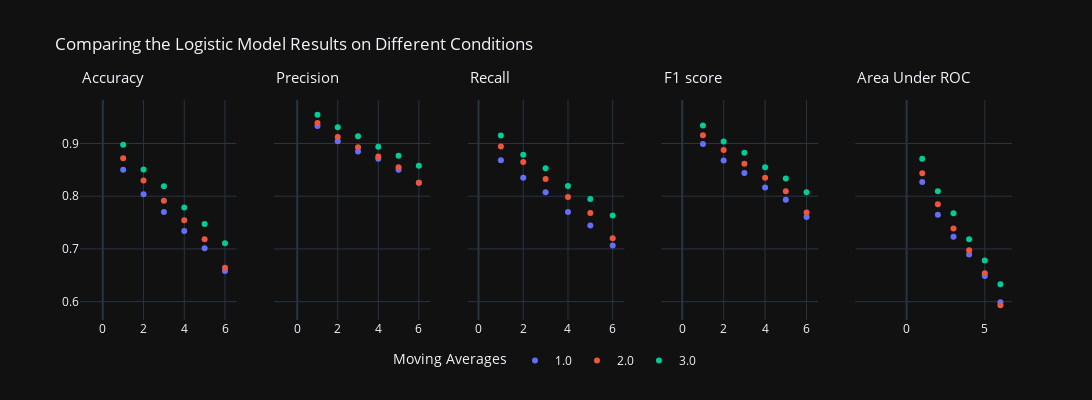
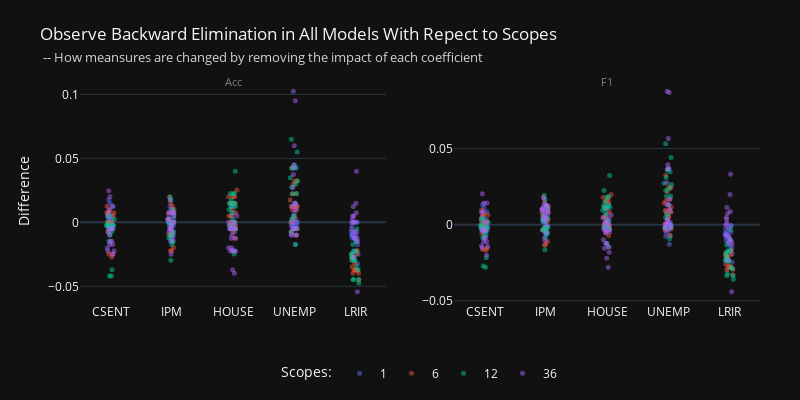
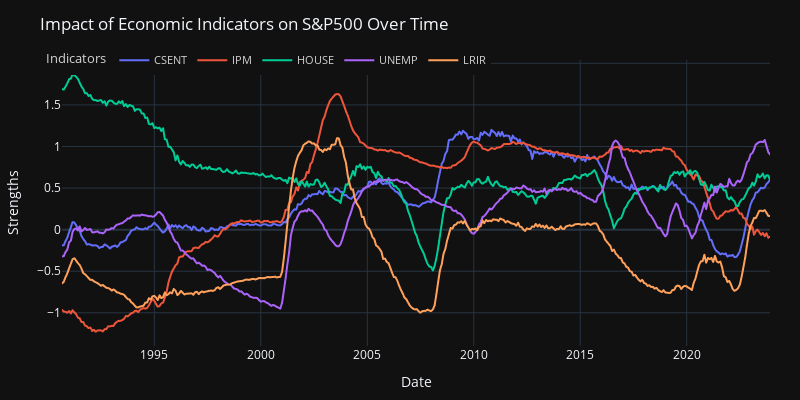

Notebook source saved alongside these figures, in order:
### Markdown cell above
### Logistic Regression

### Code cell
# comparing model performance & backward elimination test
fig2_1, fig2_2, fig2_3 = PA.model_learning([1, 6, 12, 36], model='LogR', alpha_=0.1)

horizon_plots(fig2_1, 'Logistic Model', shared_yaxes=True).show()
fig2_2.show()
fig2_3.show()

### Figure 1 — Plotly figure (JSON) as saved in the notebook; plotly's stock layout.template omitted (floating-point values rounded to 4 significant figures)
{"data": [{"hovertemplate": "MA=1.0<br>FP=%{x}<br>ACC=%{y}<extra></extra>", "legendgroup": "1.0", "marker": {"color": "#636efa", "symbol": "circle"}, "mode": "markers", "name": "1.0", "orientation": "v", "showlegend": true, "type": "scatter", "x": [1, 2, 3, 4, 5, 6], "xaxis": "x", "y": [0.85, 0.8038, 0.7699, 0.7338, 0.7014, 0.6581], "yaxis": "y"}, {"hovertemplate": "MA=2.0<br>FP=%{x}<br>ACC=%{y}<extra></extra>", "legendgroup": "2.0", "marker": {"color": "#EF553B", "symbol": "circle"}, "mode": "markers", "name": "2.0", "orientation": "v", "showlegend": true, "type": "scatter", "x": [1, 2, 3, 4, 5, 6], "xaxis": "x", "y": [0.8722, 0.8298, 0.7916, 0.7544, 0.7182, 0.6644], "yaxis": "y"}, {"hovertemplate": "MA=3.0<br>FP=%{x}<br>ACC=%{y}<extra></extra>", "legendgroup": "3.0", "marker": {"color": "#00cc96", "symbol": "circle"}, "mode": "markers", "name": "3.0", "orientation": "v", "showlegend": true, "type": "scatter", "x": [1, 2, 3, 4, 5, 6], "xaxis": "x", "y": [0.8975, 0.8509, 0.8189, 0.7786, 0.7475, 0.7106], "yaxis": "y"}, {"hovertemplate": "MA=1.0<br>FP=%{x}<br>PRE=%{y}<extra></extra>", "legendgroup": "1.0", "marker": {"color": "#636efa", "symbol": "circle"}, "mode": "markers", "name": "1.0", "orientation": "v", "showlegend": false, "type": "scatter", "x": [1, 2, 3, 4, 5, 6], "xaxis": "x2", "y": [0.9333, 0.9042, 0.8848, 0.871, 0.8504, 0.8254], "yaxis": "y2"}, {"hovertemplate": "MA=2.0<br>FP=%{x}<br>PRE=%{y}<extra></extra>", "legendgroup": "2.0", "marker": {"color": "#EF553B", "symbol": "circle"}, "mode": "markers", "name": "2.0", "orientation": "v", "showlegend": false, "type": "scatter", "x": [1, 2, 3, 4, 5, 6], "xaxis": "x2", "y": [0.9387, 0.9125, 0.893, 0.8754, 0.8551, 0.8257], "yaxis": "y2"}, {"hovertemplate": "MA=3.0<br>FP=%{x}<br>PRE=%{y}<extra></extra>", "legendgroup": "3.0", "marker": {"color": "#00cc96", "symbol": "circle"}, "mode": "markers", "name": "3.0", "orientation": "v", "showlegend": false, "type": "scatter", "x": [1, 2, 3, 4, 5, 6], "xaxis": "x2", "y": [0.9545, 0.9306, 0.9138, 0.894, 0.8769, 0.8576], "yaxis": "y2"}, {"hovertemplate": "MA=1.0<br>FP=%{x}<br>REC=%{y}<extra></extra>", "legendgroup": "1.0", "marker": {"color": "#636efa", "symbol": "circle"}, "mode": "markers", "name": "1.0", "orientation": "v", "showlegend": false, "type": "scatter", "x": [1, 2, 3, 4, 5, 6], "xaxis": "x3", "y": [0.8683, 0.8352, 0.8075, 0.77, 0.7444, 0.7065], "yaxis": "y3"}, {"hovertemplate": "MA=2.0<br>FP=%{x}<br>REC=%{y}<extra></extra>", "legendgroup": "2.0", "marker": {"color": "#EF553B", "symbol": "circle"}, "mode": "markers", "name": "2.0", "orientation": "v", "showlegend": false, "type": "scatter", "x": [1, 2, 3, 4, 5, 6], "xaxis": "x3", "y": [0.8943, 0.8647, 0.8325, 0.7986, 0.7684, 0.7204], "yaxis": "y3"}, {"hovertemplate": "MA=3.0<br>FP=%{x}<br>REC=%{y}<extra></extra>", "legendgroup": "3.0", "marker": {"color": "#00cc96", "symbol": "circle"}, "mode": "markers", "name": "3.0", "orientation": "v", "showlegend": false, "type": "scatter", "x": [1, 2, 3, 4, 5, 6], "xaxis": "x3", "y": [0.9151, 0.8785, 0.8533, 0.8193, 0.7945, 0.7633], "yaxis": "y3"}, {"hovertemplate": "MA=1.0<br>FP=%{x}<br>F1=%{y}<extra></extra>", "legendgroup": "1.0", "marker": {"color": "#636efa", "symbol": "circle"}, "mode": "markers", "name": "1.0", "orientation": "v", "showlegend": false, "type": "scatter", "x": [1, 2, 3, 4, 5, 6], "xaxis": "x4", "y": [0.899, 0.8678, 0.8438, 0.8167, 0.7933, 0.7605], "yaxis": "y4"}, {"hovertemplate": "MA=2.0<br>FP=%{x}<br>F1=%{y}<extra></extra>", "legendgroup": "2.0", "marker": {"color": "#EF553B", "symbol": "circle"}, "mode": "markers", "name": "2.0", "orientation": "v", "showlegend": false, "type": "scatter", "x": [1, 2, 3, 4, 5, 6], "xaxis": "x4", "y": [0.9157, 0.8878, 0.8615, 0.835, 0.8093, 0.7691], "yaxis": "y4"}, {"hovertemplate": "MA=3.0<br>FP=%{x}<br>F1=%{y}<extra></extra>", "legendgroup": "3.0", "marker": {"color": "#00cc96", "symbol": "circle"}, "mode": "markers", "name": "3.0", "orientation": "v", "showlegend": false, "type": "scatter", "x": [1, 2, 3, 4, 5, 6], "xaxis": "x4", "y": [0.9343, 0.9036, 0.8823, 0.8548, 0.8336, 0.8076], "yaxis": "y4"}, {"hovertemplate": "MA=1.0<br>FP=%{x}<br>AUC=%{y}<extra></extra>", "legendgroup": "1.0", "marker": {"color": "#636efa", "symbol": "circle"}, "mode": "markers", "name": "1.0", "orientation": "v", "showlegend": false, "type": "scatter", "x": [1, 2, 3, 4, 5, 6], "xaxis": "x5", "y": [0.8272, 0.7648, 0.7232, 0.6892, 0.6486, 0.5991], "yaxis": "y5"}, {"hovertemplate": "MA=2.0<br>FP=%{x}<br>AUC=%{y}<extra></extra>", "legendgroup": "2.0", "marker": {"color": "#EF553B", "symbol": "circle"}, "mode": "markers", "name": "2.0", "orientation": "v", "showlegend": false, "type": "scatter", "x": [1, 2, 3, 4, 5, 6], "xaxis": "x5", "y": [0.8435, 0.7846, 0.7387, 0.6976, 0.6541, 0.5931], "yaxis": "y5"}, {"hovertemplate": "MA=3.0<br>FP=%{x}<br>AUC=%{y}<extra></extra>", "legendgroup": "3.0", "marker": {"color": "#00cc96", "symbol": "circle"}, "mode": "markers", "name": "3.0", "orientation": "v", "showlegend": false, "type": "scatter", "x": [1, 2, 3, 4, 5, 6], "xaxis": "x5", "y": [0.8711, 0.8096, 0.7677, 0.7183, 0.6781, 0.6332], "yaxis": "y5"}], "layout": {"annotations": [{"font": {"size": 15}, "showarrow": false, "text": "Accuracy", "x": 0.5, "xanchor": "center", "xref": "x", "y": 1.05, "yanchor": "bottom", "yref": "paper"}, {"font": {"size": 15}, "showarrow": false, "text": "Precision", "x": 0.5, "xanchor": "center", "xref": "x2", "y": 1.05, "yanchor": "bottom", "yref": "paper"}, {"font": {"size": 15}, "showarrow": false, "text": "Recall", "x": 0.5, "xanchor": "center", "xref": "x3", "y": 1.05, "yanchor": "bottom", "yref": "paper"}, {"font": {"size": 15}, "showarrow": false, "text": "F1 score", "x": 0.5, "xanchor": "center", "xref": "x4", "y": 1.05, "yanchor": "bottom", "yref": "paper"}, {"font": {"size": 15}, "showarrow": false, "text": "Area Under ROC", "x": 0.5, "xanchor": "center", "xref": "x5", "y": 1.05, "yanchor": "bottom", "yref": "paper"}], "height": 400, "legend": {"orientation": "h", "title": {"text": "Moving Averages"}, "x": 0.5, "xanchor": "center", "y": -0.25, "yanchor": "bottom"}, "title": {"text": "Comparing the Logistic Model Results on Different Conditions"}, "width": 1550, "xaxis": {"anchor": "y", "domain": [0, 0.168]}, "xaxis2": {"anchor": "y2", "domain": [0.208, 0.376]}, "xaxis3": {"anchor": "y3", "domain": [0.416, 0.584]}, "xaxis4": {"anchor": "y4", "domain": [0.624, 0.792]}, "xaxis5": {"anchor": "y5", "domain": [0.832, 1]}, "yaxis": {"anchor": "x", "domain": [0, 1]}, "yaxis2": {"anchor": "x2", "domain": [0, 1], "matches": "y", "showticklabels": false}, "yaxis3": {"anchor": "x3", "domain": [0, 1], "matches": "y", "showticklabels": false}, "yaxis4": {"anchor": "x4", "domain": [0, 1], "matches": "y", "showticklabels": false}, "yaxis5": {"anchor": "x5", "domain": [0, 1], "matches": "y", "showticklabels": false}}}

### Figure 2 — Plotly figure (JSON) as saved in the notebook; plotly's stock layout.template omitted (floating-point values rounded to 4 significant figures)
{"data": [{"alignmentgroup": "True", "boxpoints": "all", "fillcolor": "rgba(255,255,255,0)", "hoveron": "points", "hovertemplate": "sc=1<br>theta=%{x}<br>diff=%{y}<extra></extra>", "legendgroup": "1", "line": {"color": "rgba(255,255,255,0)"}, "marker": {"color": "#636efa", "opacity": 0.5, "size": 5}, "name": "1", "offsetgroup": "1", "orientation": "v", "pointpos": 0, "showlegend": true, "type": "box", "x": ["CSENT", "IPM", "HOUSE", "UNEMP", "LRIR", "CSENT", "IPM", "HOUSE", "UNEMP", "LRIR", "CSENT", "IPM", "HOUSE", "UNEMP", "LRIR", "CSENT", "IPM", "HOUSE", "UNEMP", "LRIR", "CSENT", "IPM", "HOUSE", "UNEMP", "LRIR", "CSENT", "IPM", "HOUSE", "UNEMP", "LRIR", "CSENT", "IPM", "HOUSE", "UNEMP", "LRIR", "CSENT", "IPM", "HOUSE", "UNEMP", "LRIR", "CSENT", "IPM", "HOUSE", "UNEMP", "LRIR", "CSENT", "IPM", "HOUSE", "UNEMP", "LRIR", "CSENT", "IPM", "HOUSE", "UNEMP", "LRIR", "CSENT", "IPM", "HOUSE", "UNEMP", "LRIR", "CSENT", "IPM", "HOUSE", "UNEMP", "LRIR", "CSENT", "IPM", "HOUSE", "UNEMP", "LRIR", "CSENT", "IPM", "HOUSE", "UNEMP", "LRIR", "CSENT", "IPM", "HOUSE", "UNEMP", "LRIR", "CSENT", "IPM", "HOUSE", "UNEMP", "LRIR", "CSENT", "IPM", "HOUSE", "UNEMP", "LRIR"], "x0": " ", "xaxis": "x", "y": [0.004938, -0.007407, -0.004938, -0.002469, -0.007407, 0, -0.007426, -0.00495, -0.009901, -0.007426, -0.004963, -0.004963, -0.002481, 0.004963, 0, 0.007463, 0, 0.007463, -0.002488, -0.03234, 0, 0, -0.004988, 0.01247, -0.01247, 0.015, 0.0125, 0.0125, 0.0025, -0.0175, 0.002469, -0.004938, -0.004938, 0, -0.009877, -0.002475, -0.009901, -0.00495, -0.002475, -0.009901, -0.002481, -0.009926, -0.004963, 0.007444, 0, 0.01244, 0.007463, 0, -0.01741, -0.02488, -0.002494, 0.002494, -0.007481, -0.002494, -0.01247, 0.0175, 0.01, 0.015, 0.0125, -0.015, -0.002469, -0.002469, -0.002469, -0.007407, -0.01235, 0.002475, -0.01485, -0.002475, 0, -0.007426, 0, -0.007444, 0, 0.002481, -0.002481, 0.002488, 0.004975, 0.004975, -0.004975, -0.00995, -0.004988, -0.002494, -0.002494, -0.009975, -0.02244, 0.0075, 0.01, 0.0125, 0, -0.0275], "y0": " ", "yaxis": "y"}, {"alignmentgroup": "True", "boxpoints": "all", "fillcolor": "rgba(255,255,255,0)", "hoveron": "points", "hovertemplate": "sc=1<br>theta=%{x}<br>diff=%{y}<extra></extra>", "legendgroup": "1", "line": {"color": "rgba(255,255,255,0)"}, "marker": {"color": "#636efa", "opacity": 0.5, "size": 5}, "name": "1", "offsetgroup": "1", "orientation": "v", "pointpos": 0, "showlegend": false, "type": "box", "x": ["CSENT", "IPM", "HOUSE", "UNEMP", "LRIR", "CSENT", "IPM", "HOUSE", "UNEMP", "LRIR", "CSENT", "IPM", "HOUSE", "UNEMP", "LRIR", "CSENT", "IPM", "HOUSE", "UNEMP", "LRIR", "CSENT", "IPM", "HOUSE", "UNEMP", "LRIR", "CSENT", "IPM", "HOUSE", "UNEMP", "LRIR", "CSENT", "IPM", "HOUSE", "UNEMP", "LRIR", "CSENT", "IPM", "HOUSE", "UNEMP", "LRIR", "CSENT", "IPM", "HOUSE", "UNEMP", "LRIR", "CSENT", "IPM", "HOUSE", "UNEMP", "LRIR", "CSENT", "IPM", "HOUSE", "UNEMP", "LRIR", "CSENT", "IPM", "HOUSE", "UNEMP", "LRIR", "CSENT", "IPM", "HOUSE", "UNEMP", "LRIR", "CSENT", "IPM", "HOUSE", "UNEMP", "LRIR", "CSENT", "IPM", "HOUSE", "UNEMP", "LRIR", "CSENT", "IPM", "HOUSE", "UNEMP", "LRIR", "CSENT", "IPM", "HOUSE", "UNEMP", "LRIR", "CSENT", "IPM", "HOUSE", "UNEMP", "LRIR"], "x0": " ", "xaxis": "x2", "y": [0.003358, -0.004708, -0.00338, -0.001687, -0.005078, 0, -0.004122, -0.003231, -0.007061, -0.005287, -0.003597, -0.001895, -0.001457, 0.002928, -0.0006706, 0.005558, 0.002109, 0.006772, -0.003185, -0.02473, -0.0004794, 0.001886, -0.001404, 0.008558, -0.01064, 0.01124, 0.0127, 0.01044, 0.0001424, -0.01544, 0.001645, -0.003044, -0.003306, 0, -0.006633, -0.001708, -0.005715, -0.002981, -0.001708, -0.006864, -0.001767, -0.005205, -0.002619, 0.005267, -0.0005989, 0.008681, 0.006849, 0.001859, -0.01289, -0.01895, -0.001883, 0.004073, -0.003333, -0.002345, -0.01046, 0.01309, 0.01112, 0.01332, 0.008655, -0.01386, -0.001608, -0.001387, -0.001608, -0.00484, -0.008092, 0.001653, -0.008764, -0.001472, 0.0001807, -0.00499, 0, -0.003543, 0.0002538, 0.001704, -0.002498, 0.001433, 0.004995, 0.004398, -0.003841, -0.00808, -0.004004, 0.0008331, -0.0002821, -0.007651, -0.01732, 0.004665, 0.01005, 0.011, -0.0004752, -0.0226], "y0": " ", "yaxis": "y2"}, {"alignmentgroup": "True", "boxpoints": "all", "fillcolor": "rgba(255,255,255,0)", "hoveron": "points", "hovertemplate": "sc=6<br>theta=%{x}<br>diff=%{y}<extra></extra>", "legendgroup": "6", "line": {"color": "rgba(255,255,255,0)"}, "marker": {"color": "#EF553B", "opacity": 0.5, "size": 5}, "name": "6", "offsetgroup": "6", "orientation": "v", "pointpos": 0, "showlegend": true, "type": "box", "x": ["CSENT", "IPM", "HOUSE", "UNEMP", "LRIR", "CSENT", "IPM", "HOUSE", "UNEMP", "LRIR", "CSENT", "IPM", "HOUSE", "UNEMP", "LRIR", "CSENT", "IPM", "HOUSE", "UNEMP", "LRIR", "CSENT", "IPM", "HOUSE", "UNEMP", "LRIR", "CSENT", "IPM", "HOUSE", "UNEMP", "LRIR", "CSENT", "IPM", "HOUSE", "UNEMP", "LRIR", "CSENT", "IPM", "HOUSE", "UNEMP", "LRIR", "CSENT", "IPM", "HOUSE", "UNEMP", "LRIR", "CSENT", "IPM", "HOUSE", "UNEMP", "LRIR", "CSENT", "IPM", "HOUSE", "UNEMP", "LRIR", "CSENT", "IPM", "HOUSE", "UNEMP", "LRIR", "CSENT", "IPM", "HOUSE", "UNEMP", "LRIR", "CSENT", "IPM", "HOUSE", "UNEMP", "LRIR", "CSENT", "IPM", "HOUSE", "UNEMP", "LRIR", "CSENT", "IPM", "HOUSE", "UNEMP", "LRIR", "CSENT", "IPM", "HOUSE", "UNEMP", "LRIR", "CSENT", "IPM", "HOUSE", "UNEMP", "LRIR"], "x0": " ", "xaxis": "x", "y": [-0.02469, -0.02222, -0.004938, -0.004938, -0.0321, 0.009901, -0.009901, 0.00495, 0.002475, -0.02475, -0.002481, 0.01985, 0.004963, 0.009926, -0.03474, 0.007463, 0, 0, 0.01244, -0.02736, 0.01247, -0.007481, 0.01995, 0.009975, -0.03741, 0.0075, 0.01, 0.015, -0.01, -0.045, -0.02469, -0.02222, -0.01235, -0.007407, -0.02963, -0.007426, -0.009901, -0.002475, 0.00495, -0.02475, 0.007444, 0.01241, 0.01489, 0.02978, -0.02233, 0.004975, -0.004975, 0.007463, 0.03234, -0.0398, -0.004988, 0, 0.01995, 0.01247, -0.02743, 0, 0.0075, 0.015, 0.0175, -0.0275, -0.02716, -0.01975, -0.007407, 0, -0.03704, -0.00495, -0.009901, 0, 0.01238, -0.02228, -0.004963, 0.002481, -0.002481, 0.02233, -0.03722, 0, 0.01493, 0.0199, 0.02239, -0.0398, 0, 0.002494, 0.009975, 0.03242, -0.03741, -0.005, 0.0075, 0.025, 0.0425, -0.0275], "y0": " ", "yaxis": "y"}, {"alignmentgroup": "True", "boxpoints": "all", "fillcolor": "rgba(255,255,255,0)", "hoveron": "points", "hovertemplate": "sc=6<br>theta=%{x}<br>diff=%{y}<extra></extra>", "legendgroup": "6", "line": {"color": "rgba(255,255,255,0)"}, "marker": {"color": "#EF553B", "opacity": 0.5, "size": 5}, "name": "6", "offsetgroup": "6", "orientation": "v", "pointpos": 0, "showlegend": false, "type": "box", "x": ["CSENT", "IPM", "HOUSE", "UNEMP", "LRIR", "CSENT", "IPM", "HOUSE", "UNEMP", "LRIR", "CSENT", "IPM", "HOUSE", "UNEMP", "LRIR", "CSENT", "IPM", "HOUSE", "UNEMP", "LRIR", "CSENT", "IPM", "HOUSE", "UNEMP", "LRIR", "CSENT", "IPM", "HOUSE", "UNEMP", "LRIR", "CSENT", "IPM", "HOUSE", "UNEMP", "LRIR", "CSENT", "IPM", "HOUSE", "UNEMP", "LRIR", "CSENT", "IPM", "HOUSE", "UNEMP", "LRIR", "CSENT", "IPM", "HOUSE", "UNEMP", "LRIR", "CSENT", "IPM", "HOUSE", "UNEMP", "LRIR", "CSENT", "IPM", "HOUSE", "UNEMP", "LRIR", "CSENT", "IPM", "HOUSE", "UNEMP", "LRIR", "CSENT", "IPM", "HOUSE", "UNEMP", "LRIR", "CSENT", "IPM", "HOUSE", "UNEMP", "LRIR", "CSENT", "IPM", "HOUSE", "UNEMP", "LRIR", "CSENT", "IPM", "HOUSE", "UNEMP", "LRIR", "CSENT", "IPM", "HOUSE", "UNEMP", "LRIR"], "x0": " ", "xaxis": "x2", "y": [-0.01634, -0.01358, -0.002411, -0.002695, -0.02355, 0.006983, -0.003461, 0.005504, 0.003699, -0.0197, -0.003272, 0.01798, 0.005055, 0.007081, -0.02706, 0.005902, 0.002749, 0.002207, 0.009804, -0.02088, 0.009569, -0.002041, 0.01749, 0.008186, -0.02851, 0.006285, 0.01122, 0.01461, -0.006908, -0.03283, -0.01554, -0.01279, -0.007198, -0.003566, -0.02158, -0.005712, -0.004107, -0.0001548, 0.005086, -0.01928, 0.00305, 0.01258, 0.01136, 0.02175, -0.01737, 0.002304, 0.002326, 0.008216, 0.02453, -0.02977, -0.003373, 0.004239, 0.01797, 0.01163, -0.02097, 0.0007149, 0.01022, 0.01487, 0.01425, -0.02068, -0.01668, -0.01114, -0.004607, 0.0007957, -0.02603, -0.003447, -0.003564, 0.001568, 0.009459, -0.01698, -0.002869, 0.005051, -0.0001711, 0.01584, -0.0274, -0.0008835, 0.01483, 0.0161, 0.01675, -0.02922, 0.0005248, 0.007421, 0.01052, 0.02432, -0.02812, -0.00394, 0.008184, 0.01985, 0.03247, -0.02062], "y0": " ", "yaxis": "y2"}, {"alignmentgroup": "True", "boxpoints": "all", "fillcolor": "rgba(255,255,255,0)", "hoveron": "points", "hovertemplate": "sc=12<br>theta=%{x}<br>diff=%{y}<extra></extra>", "legendgroup": "12", "line": {"color": "rgba(255,255,255,0)"}, "marker": {"color": "#00cc96", "opacity": 0.5, "size": 5}, "name": "12", "offsetgroup": "12", "orientation": "v", "pointpos": 0, "showlegend": true, "type": "box", "x": ["CSENT", "IPM", "HOUSE", "UNEMP", "LRIR", "CSENT", "IPM", "HOUSE", "UNEMP", "LRIR", "CSENT", "IPM", "HOUSE", "UNEMP", "LRIR", "CSENT", "IPM", "HOUSE", "UNEMP", "LRIR", "CSENT", "IPM", "HOUSE", "UNEMP", "LRIR", "CSENT", "IPM", "HOUSE", "UNEMP", "LRIR", "CSENT", "IPM", "HOUSE", "UNEMP", "LRIR", "CSENT", "IPM", "HOUSE", "UNEMP", "LRIR", "CSENT", "IPM", "HOUSE", "UNEMP", "LRIR", "CSENT", "IPM", "HOUSE", "UNEMP", "LRIR", "CSENT", "IPM", "HOUSE", "UNEMP", "LRIR", "CSENT", "IPM", "HOUSE", "UNEMP", "LRIR", "CSENT", "IPM", "HOUSE", "UNEMP", "LRIR", "CSENT", "IPM", "HOUSE", "UNEMP", "LRIR", "CSENT", "IPM", "HOUSE", "UNEMP", "LRIR", "CSENT", "IPM", "HOUSE", "UNEMP", "LRIR", "CSENT", "IPM", "HOUSE", "UNEMP", "LRIR", "CSENT", "IPM", "HOUSE", "UNEMP", "LRIR"], "x0": " ", "xaxis": "x", "y": [-0.04198, 0, 0.002469, -0.007407, -0.03704, -0.007426, -0.007426, -0.002475, 0.00495, -0.03465, 0.002481, 0.01985, 0.01489, 0.02233, -0.0273, 0.004975, 0.002488, 0.01244, 0.04229, -0.02239, -0.002494, -0.01496, 0.009975, 0.02244, -0.04738, -0.005, -0.0025, 0.0225, 0.0275, -0.025, -0.04198, -0.02963, -0.02469, -0.004938, -0.04444, -0.009901, -0.009901, -0.00495, 0.01485, -0.0297, -0.004963, 0.009926, 0.01241, 0.03226, -0.02481, -0.002488, -0.00995, 0.01741, 0.04478, -0.02736, -0.004988, -0.01247, 0.01496, 0.04239, -0.02244, -0.0025, -0.015, 0.04, 0.065, -0.005, -0.03704, -0.01728, -0.02222, -0.01728, -0.04444, -0.01485, -0.01238, 0.007426, 0.002475, -0.0297, 0.004963, 0.01737, 0, 0.02978, -0.02978, -0.002488, 0.004975, 0.02239, 0.03483, -0.01741, -0.002494, 0, 0.01496, 0.04239, -0.04489, 0, -0.0025, 0.0225, 0.055, -0.015], "y0": " ", "yaxis": "y"}, {"alignmentgroup": "True", "boxpoints": "all", "fillcolor": "rgba(255,255,255,0)", "hoveron": "points", "hovertemplate": "sc=12<br>theta=%{x}<br>diff=%{y}<extra></extra>", "legendgroup": "12", "line": {"color": "rgba(255,255,255,0)"}, "marker": {"color": "#00cc96", "opacity": 0.5, "size": 5}, "name": "12", "offsetgroup": "12", "orientation": "v", "pointpos": 0, "showlegend": false, "type": "box", "x": ["CSENT", "IPM", "HOUSE", "UNEMP", "LRIR", "CSENT", "IPM", "HOUSE", "UNEMP", "LRIR", "CSENT", "IPM", "HOUSE", "UNEMP", "LRIR", "CSENT", "IPM", "HOUSE", "UNEMP", "LRIR", "CSENT", "IPM", "HOUSE", "UNEMP", "LRIR", "CSENT", "IPM", "HOUSE", "UNEMP", "LRIR", "CSENT", "IPM", "HOUSE", "UNEMP", "LRIR", "CSENT", "IPM", "HOUSE", "UNEMP", "LRIR", "CSENT", "IPM", "HOUSE", "UNEMP", "LRIR", "CSENT", "IPM", "HOUSE", "UNEMP", "LRIR", "CSENT", "IPM", "HOUSE", "UNEMP", "LRIR", "CSENT", "IPM", "HOUSE", "UNEMP", "LRIR", "CSENT", "IPM", "HOUSE", "UNEMP", "LRIR", "CSENT", "IPM", "HOUSE", "UNEMP", "LRIR", "CSENT", "IPM", "HOUSE", "UNEMP", "LRIR", "CSENT", "IPM", "HOUSE", "UNEMP", "LRIR", "CSENT", "IPM", "HOUSE", "UNEMP", "LRIR", "CSENT", "IPM", "HOUSE", "UNEMP", "LRIR"], "x0": " ", "xaxis": "x2", "y": [-0.02803, 0.003061, 0.003315, -0.002163, -0.02886, -0.006465, -0.001694, -0.0009969, 0.00688, -0.02806, 0.001399, 0.01923, 0.01188, 0.01884, -0.02334, 0.004006, 0.006896, 0.01232, 0.03472, -0.01837, -0.002045, -0.005986, 0.009405, 0.01871, -0.03351, -0.00346, 0.004178, 0.02245, 0.02371, -0.0173, -0.0272, -0.01647, -0.01455, -0.001339, -0.03345, -0.00771, -0.001754, -0.002054, 0.01282, -0.02407, -0.004809, 0.01245, 0.01027, 0.02641, -0.01975, -0.00258, -0.001818, 0.01524, 0.03669, -0.02135, -0.004716, -0.004649, 0.01256, 0.03587, -0.0169, -0.002115, -0.00379, 0.03221, 0.05314, -0.003425, -0.02171, -0.007915, -0.01216, -0.009302, -0.03202, -0.00852, -0.003362, 0.007125, 0.004621, -0.02369, 0.003616, 0.01652, 0.002054, 0.02237, -0.0232, -0.0003231, 0.01013, 0.01864, 0.02722, -0.01342, -0.001932, 0.003436, 0.01146, 0.03096, -0.03577, 0, 0.002024, 0.01778, 0.0441, -0.01], "y0": " ", "yaxis": "y2"}, {"alignmentgroup": "True", "boxpoints": "all", "fillcolor": "rgba(255,255,255,0)", "hoveron": "points", "hovertemplate": "sc=36<br>theta=%{x}<br>diff=%{y}<extra></extra>", "legendgroup": "36", "line": {"color": "rgba(255,255,255,0)"}, "marker": {"color": "#ab63fa", "opacity": 0.5, "size": 5}, "name": "36", "offsetgroup": "36", "orientation": "v", "pointpos": 0, "showlegend": true, "type": "box", "x": ["CSENT", "IPM", "HOUSE", "UNEMP", "LRIR", "CSENT", "IPM", "HOUSE", "UNEMP", "LRIR", "CSENT", "IPM", "HOUSE", "UNEMP", "LRIR", "CSENT", "IPM", "HOUSE", "UNEMP", "LRIR", "CSENT", "IPM", "HOUSE", "UNEMP", "LRIR", "CSENT", "IPM", "HOUSE", "UNEMP", "LRIR", "CSENT", "IPM", "HOUSE", "UNEMP", "LRIR", "CSENT", "IPM", "HOUSE", "UNEMP", "LRIR", "CSENT", "IPM", "HOUSE", "UNEMP", "LRIR", "CSENT", "IPM", "HOUSE", "UNEMP", "LRIR", "CSENT", "IPM", "HOUSE", "UNEMP", "LRIR", "CSENT", "IPM", "HOUSE", "UNEMP", "LRIR", "CSENT", "IPM", "HOUSE", "UNEMP", "LRIR", "CSENT", "IPM", "HOUSE", "UNEMP", "LRIR", "CSENT", "IPM", "HOUSE", "UNEMP", "LRIR", "CSENT", "IPM", "HOUSE", "UNEMP", "LRIR", "CSENT", "IPM", "HOUSE", "UNEMP", "LRIR", "CSENT", "IPM", "HOUSE", "UNEMP", "LRIR"], "x0": " ", "xaxis": "x", "y": [0.009877, -0.004938, -0.002469, -0.009877, 0, 0.02475, 0.002475, -0.00495, 0.02723, -0.009901, 0.004963, 0.007444, -0.009926, -0.009926, -0.004963, -0.004975, -0.02488, 0, 0.03731, 0.002488, 0.01995, -0.01247, -0.004988, 0.05985, 0.004988, 0.0125, -0.0025, -0.005, 0.095, 0.015, -0.01481, -0.007407, 0.004938, 0.01235, -0.01235, -0.01485, 0.007426, -0.0198, -0.00495, -0.01238, -0.02233, -0.004963, -0.02233, -0.004963, -0.01489, -0.01741, 0.002488, -0.0398, 0.01493, 0.007463, -0.02494, -0.002494, -0.01995, 0.04489, 0, -0.005, 0, 0, 0.1025, 0.04, -0.02222, -0.01481, -0.03704, 0.009877, -0.05432, -0.009901, 0.007426, -0.02228, -0.00495, -0.02723, -0.004963, 0.01737, -0.01241, -0.004963, -0.007444, -0.01741, 0.007463, -0.01244, 0, 0.01244, -0.007481, 0.004988, -0.02244, 0.01496, 0.004988, -0.02, 0, -0.0225, 0.0425, 0], "y0": " ", "yaxis": "y"}, {"alignmentgroup": "True", "boxpoints": "all", "fillcolor": "rgba(255,255,255,0)", "hoveron": "points", "hovertemplate": "sc=36<br>theta=%{x}<br>diff=%{y}<extra></extra>", "legendgroup": "36", "line": {"color": "rgba(255,255,255,0)"}, "marker": {"color": "#ab63fa", "opacity": 0.5, "size": 5}, "name": "36", "offsetgroup": "36", "orientation": "v", "pointpos": 0, "showlegend": false, "type": "box", "x": ["CSENT", "IPM", "HOUSE", "UNEMP", "LRIR", "CSENT", "IPM", "HOUSE", "UNEMP", "LRIR", "CSENT", "IPM", "HOUSE", "UNEMP", "LRIR", "CSENT", "IPM", "HOUSE", "UNEMP", "LRIR", "CSENT", "IPM", "HOUSE", "UNEMP", "LRIR", "CSENT", "IPM", "HOUSE", "UNEMP", "LRIR", "CSENT", "IPM", "HOUSE", "UNEMP", "LRIR", "CSENT", "IPM", "HOUSE", "UNEMP", "LRIR", "CSENT", "IPM", "HOUSE", "UNEMP", "LRIR", "CSENT", "IPM", "HOUSE", "UNEMP", "LRIR", "CSENT", "IPM", "HOUSE", "UNEMP", "LRIR", "CSENT", "IPM", "HOUSE", "UNEMP", "LRIR", "CSENT", "IPM", "HOUSE", "UNEMP", "LRIR", "CSENT", "IPM", "HOUSE", "UNEMP", "LRIR", "CSENT", "IPM", "HOUSE", "UNEMP", "LRIR", "CSENT", "IPM", "HOUSE", "UNEMP", "LRIR", "CSENT", "IPM", "HOUSE", "UNEMP", "LRIR", "CSENT", "IPM", "HOUSE", "UNEMP", "LRIR"], "x0": " ", "xaxis": "x2", "y": [0.008521, 0.004509, 0.003698, -0.002142, -0.002363, 0.02027, 0.009193, 0.001296, 0.02744, -0.009744, 0.008122, 0.01243, -0.004518, -0.002117, -0.006784, -0.002653, -0.01035, 0.004371, 0.03688, 0.00483, 0.01426, 0.003559, -0.002546, 0.05653, 0.01133, 0.01423, 0.01348, 0.001061, 0.08759, 0.01985, -0.008914, -0.0002568, 0.006179, 0.01307, -0.01289, -0.008284, 0.01085, -0.009869, 0.001521, -0.01095, -0.01416, 0.003247, -0.01221, 0.0008971, -0.01206, -0.01379, 0.008142, -0.02801, 0.01669, 0.007483, -0.0199, 0.005255, -0.01553, 0.03937, 0.0008356, -0.003534, 0.01236, 0, 0.08664, 0.03305, -0.0111, -0.005879, -0.02209, 0.009936, -0.0441, -0.003702, 0.00972, -0.01239, -7.215e-05, -0.02341, 0.00144, 0.01742, -0.004677, -0.0001061, -0.007995, -0.01126, 0.009907, -0.005434, 0.003612, 0.008571, -0.004642, 0.008701, -0.01463, 0.01328, 0.003333, -0.01514, 0.006206, -0.01813, 0.03633, 0], "y0": " ", "yaxis": "y2"}], "layout": {"annotations": [{"font": {"color": "grey", "size": 11}, "showarrow": false, "text": "Acc", "x": 0.225, "xanchor": "center", "xref": "paper", "y": 0.95, "yanchor": "bottom", "yref": "paper"}, {"font": {"color": "grey", "size": 11}, "showarrow": false, "text": "F1", "x": 0.775, "xanchor": "center", "xref": "paper", "y": 0.95, "yanchor": "bottom", "yref": "paper"}], "height": 400, "legend": {"orientation": "h", "title": {"text": "Scopes:"}, "x": 0.5, "xanchor": "center", "y": -0.25, "yanchor": "top"}, "margin": {"b": 60, "l": 80, "r": 40, "t": 80}, "title": {"text": "Observe Backward Elimination in All Models With Repect to Scopes<br><span style=\"font-size: 12.5px; color: lightgrey;\"> -- How meansures are changed by removing the impact of each coefficient</span>"}, "width": 800, "xaxis": {"anchor": "y", "domain": [0, 0.45]}, "xaxis2": {"anchor": "y2", "domain": [0.55, 1]}, "yaxis": {"anchor": "x", "domain": [0, 1], "title": {"text": "Difference"}}, "yaxis2": {"anchor": "x2", "domain": [0, 1]}}}

### Figure 3 — Plotly figure (JSON) as saved in the notebook; plotly's stock layout.template omitted (floating-point values rounded to 4 significant figures; data arrays with more than 128 entries replaced by an {"elided": "..."} marker saying what was removed)
{"data": [{"hovertemplate": "%{y}", "legendgroup": "CSENT", "line": {"color": "#636efa", "dash": "solid"}, "marker": {"symbol": "circle"}, "mode": "lines", "name": "CSENT", "showlegend": true, "type": "scattergl", "x": {"elided": "400 str values"}, "xaxis": "x", "y": {"elided": "400 float values"}, "yaxis": "y"}, {"hovertemplate": "%{y}", "legendgroup": "IPM", "line": {"color": "#EF553B", "dash": "solid"}, "marker": {"symbol": "circle"}, "mode": "lines", "name": "IPM", "showlegend": true, "type": "scattergl", "x": {"elided": "400 str values"}, "xaxis": "x", "y": {"elided": "400 float values"}, "yaxis": "y"}, {"hovertemplate": "%{y}", "legendgroup": "HOUSE", "line": {"color": "#00cc96", "dash": "solid"}, "marker": {"symbol": "circle"}, "mode": "lines", "name": "HOUSE", "showlegend": true, "type": "scattergl", "x": {"elided": "400 str values"}, "xaxis": "x", "y": {"elided": "400 float values"}, "yaxis": "y"}, {"hovertemplate": "%{y}", "legendgroup": "UNEMP", "line": {"color": "#ab63fa", "dash": "solid"}, "marker": {"symbol": "circle"}, "mode": "lines", "name": "UNEMP", "showlegend": true, "type": "scattergl", "x": {"elided": "400 str values"}, "xaxis": "x", "y": {"elided": "400 float values"}, "yaxis": "y"}, {"hovertemplate": "%{y}", "legendgroup": "LRIR", "line": {"color": "#FFA15A", "dash": "solid"}, "marker": {"symbol": "circle"}, "mode": "lines", "name": "LRIR", "showlegend": true, "type": "scattergl", "x": {"elided": "400 str values"}, "xaxis": "x", "y": {"elided": "400 float values"}, "yaxis": "y"}], "layout": {"height": 400, "hovermode": "x unified", "legend": {"font": {"color": "lightgray", "size": 11}, "orientation": "h", "title": {"text": "Indicators"}, "tracegroupgap": 0, "x": -0.025, "xanchor": "left", "y": 1.05, "yanchor": "top"}, "margin": {"b": 50, "l": 50, "r": 30, "t": 60}, "title": {"text": "Impact of Economic Indicators on S&P500 Over Time"}, "width": 800, "xaxis": {"anchor": "y", "domain": [0, 1], "title": {"text": "Date"}}, "yaxis": {"anchor": "x", "domain": [0, 1], "title": {"text": "Strengths"}}}}
